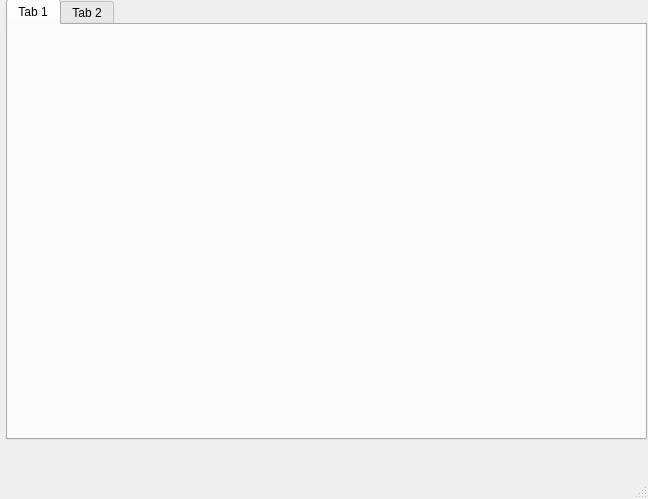
<?xml version="1.0" encoding="UTF-8"?>
<ui version="4.0">
 <class>MainWindow</class>
 <widget class="QMainWindow" name="MainWindow">
  <property name="geometry">
   <rect>
    <x>0</x>
    <y>0</y>
    <width>648</width>
    <height>499</height>
   </rect>
  </property>
  <property name="windowTitle">
   <string>MainWindow</string>
  </property>
  <widget class="QWidget" name="centralwidget">
   <widget class="QTabWidget" name="tabWidget">
    <property name="geometry">
     <rect>
      <x>6</x>
      <y>-1</y>
      <width>641</width>
      <height>441</height>
     </rect>
    </property>
    <property name="currentIndex">
     <number>0</number>
    </property>
    <widget class="QWidget" name="backupTab">
     <attribute name="title">
      <string>Tab 1</string>
     </attribute>
    </widget>
    <widget class="QWidget" name="restoreTab">
     <attribute name="title">
      <string>Tab 2</string>
     </attribute>
    </widget>
   </widget>
  </widget>
  <widget class="QMenuBar" name="menubar">
   <property name="geometry">
    <rect>
     <x>0</x>
     <y>0</y>
     <width>648</width>
     <height>33</height>
    </rect>
   </property>
  </widget>
  <widget class="QStatusBar" name="statusbar"/>
 </widget>
 <resources/>
 <connections/>
</ui>
